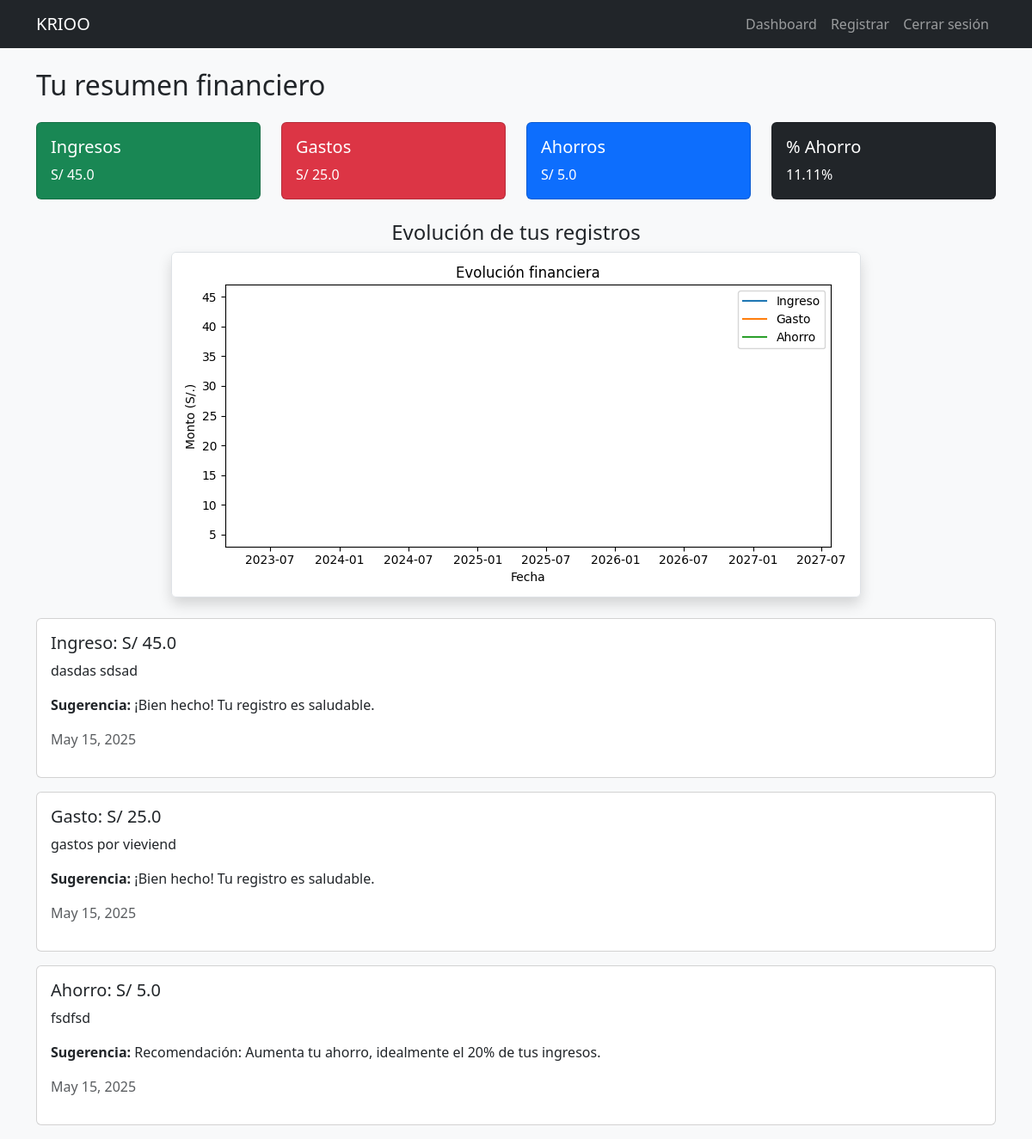
The app's page / (signed in) with its own data.
### finanzas/models.py (models this page shows, shortened)
class RegistroFinanciero(models.Model):
    TIPO_CHOICES = [('Ingreso', 'Ingreso'), ('Gasto', 'Gasto'), ('Ahorro', 'Ahorro')]
    usuario = models.ForeignKey(User, on_delete=models.CASCADE)
    tipo = models.CharField(max_length=10, choices=TIPO_CHOICES)
    monto = models.FloatField()
    descripcion = models.TextField(blank=True)
    fecha = models.DateField(auto_now_add=True)

### finanzas/views.py (the view)
# urls.py: path('', dashboard, name='dashboard'),
@login_required
def dashboard(request):
    registros = RegistroFinanciero.objects.filter(usuario=request.user).order_by('-fecha')
    sugerencias = [sugerencia_financiera(r.tipo, r.monto) for r in registros]
    datos = zip(registros, sugerencias)
    grafico = generar_grafico_por_tipo(request.user)
    ingresos = registros.filter(tipo='Ingreso').aggregate(total=Sum('monto'))['total'] or 0
    gastos = registros.filter(tipo='Gasto').aggregate(total=Sum('monto'))['total'] or 0
    ahorros = registros.filter(tipo='Ahorro').aggregate(total=Sum('monto'))['total'] or 0
    porcentaje_ahorro = round((ahorros / ingresos) * 100, 2) if ingresos > 0 else 0
    return render(request, 'dashboard.html', {
        'datos': datos,
        'grafico': grafico,
        'ingresos': ingresos,
        'gastos': gastos,
        'ahorros': ahorros,
        'porcentaje_ahorro': porcentaje_ahorro,
    })

### finanzas/ia.py (called while the page is built)
def sugerencia_financiera(tipo, monto):
    if tipo == 'Ahorro' and monto < 200:
        return "Recomendación: Aumenta tu ahorro, idealmente el 20% de tus ingresos."
    elif tipo == 'Gasto' and monto > 1000:
        return "Alerta: Gasto elevado, evalúa si fue realmente necesario."
    return "¡Bien hecho! Tu registro es saludable."

### finanzas/utils.py (called while the page is built)
def generar_grafico_por_tipo(usuario):
    registros = RegistroFinanciero.objects.filter(usuario=usuario).order_by('fecha')
    data = defaultdict(list)
    fechas = []
    for reg in registros:
        fechas.append(reg.fecha)
        data[reg.tipo].append(reg.monto)
    plt.figure(figsize=(8, 4))
    for tipo, montos in data.items():
        plt.plot(fechas[:len(montos)], montos, label=tipo)
    plt.title("Evolución financiera")
    plt.xlabel("Fecha")
    plt.ylabel("Monto (S/.)")
    plt.legend()
    plt.tight_layout()
    buffer = io.BytesIO()
    plt.savefig(buffer, format='png')
    buffer.seek(0)
    imagen_base64 = base64.b64encode(buffer.read()).decode('utf-8')
    buffer.close()
    return imagen_base64

### templates/dashboard.html (shortened to what this page needs)
{% extends 'base.html' %}
{% block content %}
<h2 class="mb-4">Tu resumen financiero</h2>
<div class="row mb-4">
    <div class="col-md-3">
        <div class="card text-white bg-success">
            <div class="card-body">
                <h5 class="card-title">Ingresos</h5>
                <p class="card-text">S/ {{ ingresos }}</p>
            </div>
        </div>
    </div>
    <div class="col-md-3">
        <div class="card text-white bg-danger">
            <div class="card-body">
                <h5 class="card-title">Gastos</h5>
                <p class="card-text">S/ {{ gastos }}</p>
            </div>
        </div>
    </div>
    <div class="col-md-3">
        <div class="card text-white bg-primary">
            <div class="card-body">
                <h5 class="card-title">Ahorros</h5>
                <p class="card-text">S/ {{ ahorros }}</p>
            </div>
        </div>
    </div>
    <div class="col-md-3">
        <div class="card text-white bg-dark">
            <div class="card-body">
                <h5 class="card-title">% Ahorro</h5>
                <p class="card-text">{{ porcentaje_ahorro }}%</p>
            </div>
        </div>
    </div>
</div>
{% if grafico %}
    <div class="mb-4 text-center">
        <h4>Evolución de tus registros</h4>
        <img class="img-fluid border rounded shadow" />
    </div>
{% endif %}
{% for registro, sugerencia in datos %}
    <div class="card mb-3">
        <div class="card-body">
            <h5 class="card-title">{{ registro.tipo }}: S/ {{ registro.monto }}</h5>
            <p class="card-text">{{ registro.descripcion }}</p>
            <p><strong>Sugerencia:</strong> {{ sugerencia }}</p>
            <p class="text-muted">{{ registro.fecha }}</p>
        </div>
    </div>
{% empty %}
    <p>No tienes registros aún. <a href="{% url 'registrar_finanza' %}">Agrega uno</a></p>
{% endfor %}
{% endblock %}

### templates/base.html (shortened to what this page needs)
<!DOCTYPE html>
<html lang="es">
<head>
    <link rel="stylesheet" href="https://cdn.jsdelivr.net/npm/bootstrap@5.3.0/dist/css/bootstrap.min.css">
</head>
<body class="bg-light">
    <nav class="navbar navbar-expand-lg navbar-dark bg-dark mb-4">
        <div class="container">
            <a class="navbar-brand" href="/">KRIOO</a>
            <div class="collapse navbar-collapse">
                <ul class="navbar-nav ms-auto">
                    {% if user.is_authenticated %}
                        <li class="nav-item">
                            <a class="nav-link" href="{% url 'dashboard' %}">Dashboard</a>
                        </li>
                        <li class="nav-item">
                            <a class="nav-link" href="{% url 'registrar_finanza' %}">Registrar</a>
                        </li>
                        <li class="nav-item">
                            <a class="nav-link" href="{% url 'logout' %}">Cerrar sesión</a>
                        </li>
                    {% else %}
                        <li class="nav-item">
                            <a class="nav-link" href="{% url 'login' %}">Iniciar sesión</a>
                        </li>
                    {% endif %}
                </ul>
            </div>
        </div>
    </nav>
    <div class="container">
        {% block content %}
        {% endblock %}
    </div>
</body>
</html>

### records on screen
RegistroFinanciero: tipo "Ingreso", monto "45.0", descripcion "dasdas sdsad", sugerencia "¡Bien hecho! Tu registro es saludable.", fecha "May 15, 2025"
RegistroFinanciero: tipo "Gasto", monto "25.0", descripcion "gastos por vieviend", sugerencia "¡Bien hecho! Tu registro es saludable.", fecha "May 15, 2025"
RegistroFinanciero: tipo "Ahorro", monto "5.0", descripcion "fsdfsd", sugerencia "Recomendación: Aumenta tu ahorro, idealmente el 20% de tus ingresos.", fecha "May 15, 2025"

### other values on screen
{{ ingresos }} "45.0"
{{ gastos }} "25.0"
{{ ahorros }} "5.0"
{{ porcentaje_ahorro }} "11.11"
